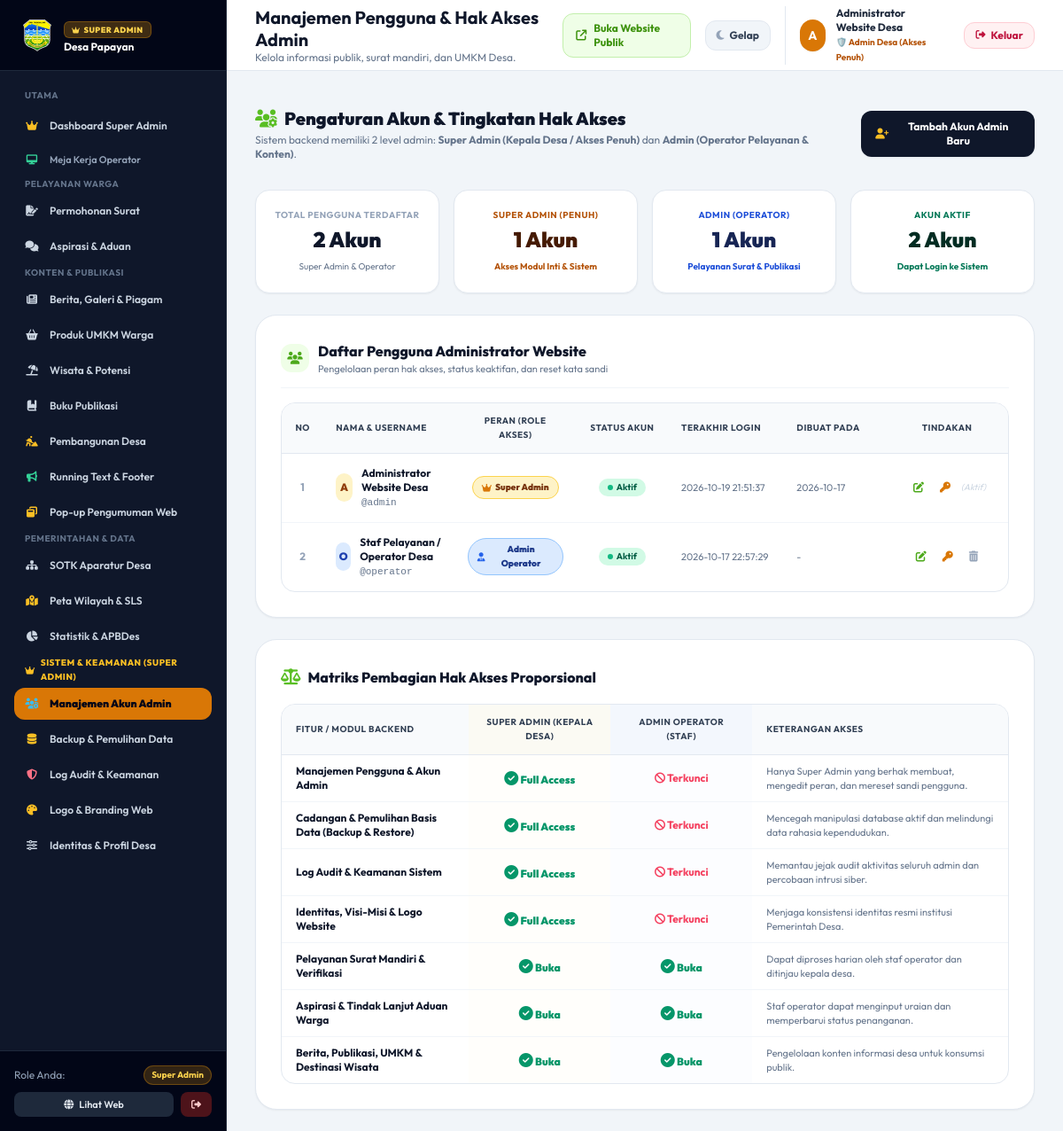
The app's page /admin/users (signed in), older data.
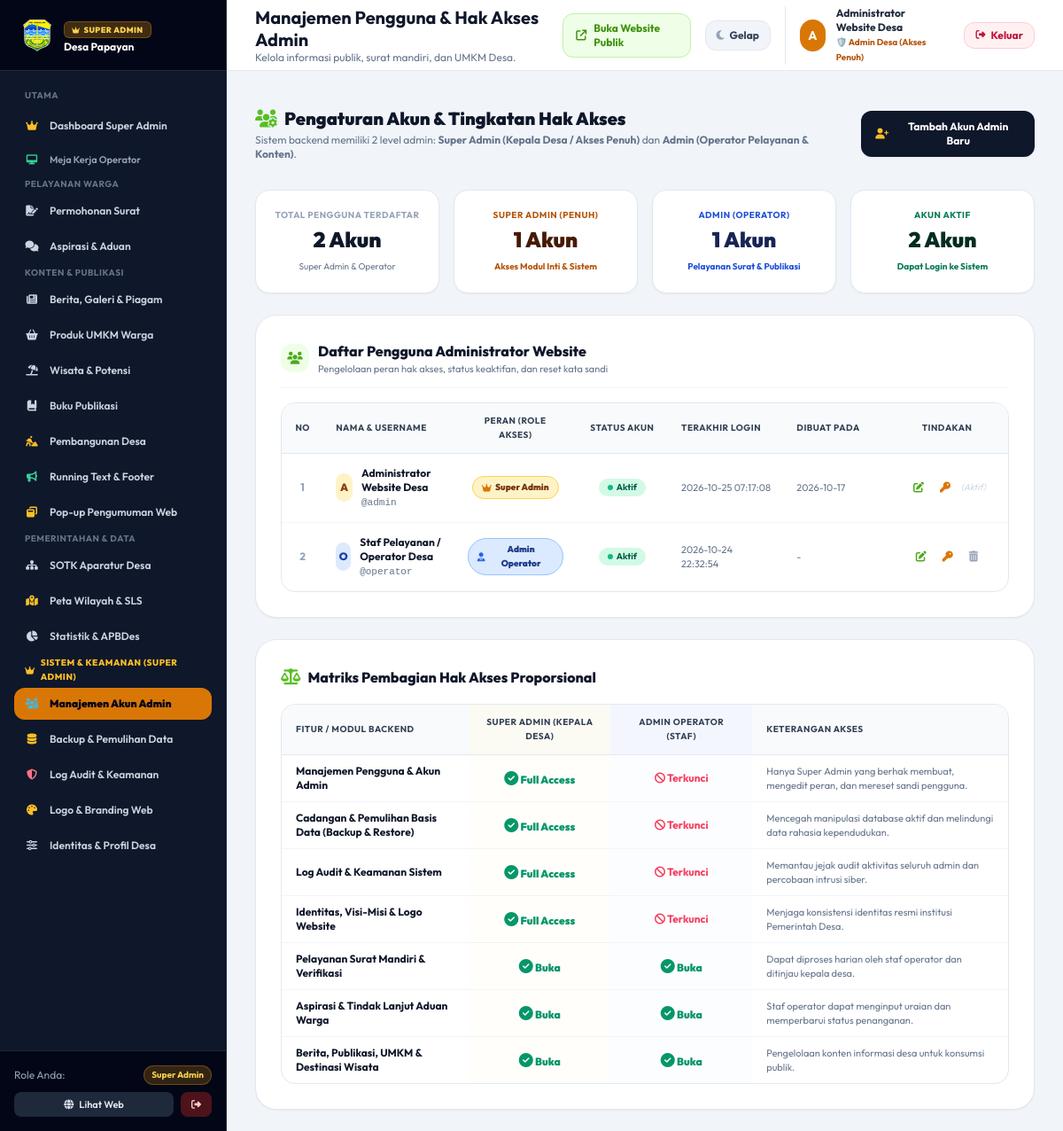
The same page, newer data.
### tables this page shows
CREATE TABLE users (
        id INTEGER PRIMARY KEY AUTOINCREMENT,
        username TEXT UNIQUE NOT NULL,
        password_hash TEXT NOT NULL,
        nama TEXT NOT NULL,
        role TEXT DEFAULT 'admin'
    , status TEXT DEFAULT 'aktif', last_login TIMESTAMP, created_at TIMESTAMP);

### app.py (the view)
@app.route('/admin/users')
@superadmin_required
def admin_users():
    conn = get_db()
    cursor = conn.cursor()
    cursor.execute("SELECT id, username, nama, role, status, last_login, created_at FROM users ORDER BY id ASC")
    users_list = [dict(r) for r in cursor.fetchall()]
    conn.close()
    return render_template('admin/users.html', users_list=users_list)

### app.py (called while the page is built, shortened)
@app.before_request
def track_visitor_hit():
    if request.method == 'GET' and not (
        request.path.startswith('/static') or
        request.path.startswith('/admin') or
        request.path.startswith('/api')
    ):
        try:
            record_visitor_hit()
        except Exception:
            pass

def superadmin_required(f):
    @wraps(f)
    def decorated_function(*args, **kwargs):
        if 'user_id' not in session:
            flash('Silakan login terlebih dahulu.', 'warning')
            return redirect(url_for('admin_login'))
        return f(*args, **kwargs)
    return decorated_function

### database.py (called while the page is built)
def get_db():
    conn = sqlite3.connect(DB_PATH)
    conn.row_factory = sqlite3.Row
    return conn

### security_engine.py (called while the page is built, shortened)
def get_client_ip():
    forwarded = request.headers.get('X-Forwarded-For')
    if forwarded:
        return forwarded.split(',')[0].strip()
    return request.headers.get('X-Real-IP', request.remote_addr or '127.0.0.1')

    def _cleanup(self, now):
        if now - self._last_cleanup < 60:
            return

### templates/admin/users.html (shortened to what the changed rows need)
{% extends "base_admin.html" %}
{% block header_title %}Manajemen Pengguna & Hak Akses Admin{% endblock %}
{% block content %}
<div class="space-y-6">
  <div class="flex flex-col sm:flex-row sm:items-center justify-between gap-4 pb-2">
    <div>
      <h2 class="text-xl font-black text-slate-900 flex items-center gap-2">
        <i class="fa-solid fa-users-gear text-brand-600"></i>
        <span>Pengaturan Akun & Tingkatan Hak Akses</span>
      </h2>
    </div>
  </div>
      {% set sa_count = [] %}
      {% set adm_count = [] %}
      {% set aktif_count = [] %}
  <div class="bg-white rounded-3xl p-6 sm:p-7 border border-slate-200 shadow-sm space-y-4">
    <div class="overflow-x-auto rounded-2xl border border-slate-200">
      <table class="w-full text-left text-xs border-collapse">
        <thead class="bg-slate-50 text-slate-700 font-extrabold uppercase text-[10px] tracking-wider border-b border-slate-200">
          <tr>
            <th class="py-3 px-3.5 w-12 text-center">No</th>
            <th class="py-3 px-3.5">Nama & Username</th>
            <th class="py-3 px-3.5 w-36 text-center">Peran (Role Akses)</th>
            <th class="py-3 px-3.5 w-28 text-center">Status Akun</th>
            <th class="py-3 px-3.5 w-36">Terakhir Login</th>
            <th class="py-3 px-3.5 w-32">Dibuat Pada</th>
            <th class="py-3 px-3.5 w-36 text-center">Tindakan</th>
          </tr>
        </thead>
        <tbody class="divide-y divide-slate-100 text-slate-700">
          {% for u in users_list %}
          <tr class="hover:bg-slate-50/70 transition">
            <td class="py-3.5 px-3.5 text-center font-bold text-slate-400">{{ loop.index }}</td>
            <td class="py-3.5 px-3.5">
              <div class="flex items-center gap-2.5">
                <div class="w-8 h-8 rounded-xl {% if u.role == 'superadmin' %}bg-amber-100 text-amber-800{% else %}bg-blue-100 text-blue-800{% endif %} flex items-center justify-center font-black text-xs">
                  {{ u.username[0].upper() }}
                </div>
                <div>
                  <strong class="text-slate-900 text-xs block">{{ u.nama }}</strong>
                  <span class="font-mono text-[11px] text-slate-500">@{{ u.username }}</span>
                </div>
              </div>
            </td>
            <td class="py-3.5 px-3.5 text-center">
              {% if u.role == 'superadmin' %}
                <span class="inline-flex items-center gap-1 px-2.5 py-1 rounded-full bg-amber-100 text-amber-900 font-black text-[10px] border border-amber-300">
                  <i class="fa-solid fa-crown text-amber-600"></i> Super Admin
                </span>
              {% else %}
                <span class="inline-flex items-center gap-1 px-2.5 py-1 rounded-full bg-blue-100 text-blue-900 font-black text-[10px] border border-blue-300">
                  <i class="fa-solid fa-user-tie text-blue-600"></i> Admin Operator
                </span>
              {% endif %}
            </td>
            <td class="py-3.5 px-3.5 text-center">
              {% if u.status == 'aktif' %}
                <span class="inline-flex items-center gap-1 px-2.5 py-0.5 rounded-full bg-emerald-100 text-emerald-800 font-bold text-[10px]">
                  <span class="w-1.5 h-1.5 rounded-full bg-emerald-500 animate-pulse"></span> Aktif
                </span>
              {% else %}
                <span class="inline-flex items-center gap-1 px-2.5 py-0.5 rounded-full bg-slate-200 text-slate-600 font-bold text-[10px]">
                  Nonaktif
                </span>
              {% endif %}
            </td>
            <td class="py-3.5 px-3.5 text-[11px] text-slate-500">
              {{ u.last_login or 'Belum pernah login' }}
            </td>
            <td class="py-3.5 px-3.5 text-[11px] text-slate-500">
              {{ u.created_at[:10] if u.created_at else '-' }}
            </td>
            <td class="py-3.5 px-3.5 text-center">
              <div class="flex items-center justify-center gap-1.5">
                <button type="button" onclick="bukaModalEditUser({{ u.id }})"
                        class="p-1.5 rounded-lg text-brand-700 hover:bg-brand-50 transition" title="Edit Peran & Status">
                  <i class="fa-solid fa-pen-to-square"></i>
                </button>
                <button type="button" onclick="bukaModalResetPassword({{ u.id }}, '{{ u.username|escape }}')"
                        class="p-1.5 rounded-lg text-amber-600 hover:bg-amber-50 transition" title="Reset Kata Sandi">
                  <i class="fa-solid fa-key"></i>
                </button>
                {% if u.id != session.get('user_id') %}
                <form method="POST" action="{{ url_for('admin_users_hapus', id=u.id) }}" onsubmit="return confirm('Hapus akun pengguna @{{ u.username }}?');" class="inline">
                  <button type="submit" class="p-1.5 rounded-lg text-slate-400 hover:text-rose-600 hover:bg-rose-50 transition" title="Hapus Pengguna">
                    <i class="fa-solid fa-trash-can"></i>
                  </button>
                </form>
                {% else %}
                <span class="text-[10px] text-slate-300 italic" title="Akun Anda sedang digunakan">(Aktif)</span>
                {% endif %}
              </div>
            </td>
          </tr>
          {% endfor %}
        </tbody>
      </table>
    </div>
  </div>
  <div class="bg-white rounded-3xl p-6 sm:p-7 border border-slate-200 shadow-sm space-y-4">
    <div class="overflow-x-auto rounded-2xl border border-slate-200">
      <table class="w-full text-left text-xs border-collapse">
        <thead class="bg-slate-50 text-slate-700 font-extrabold uppercase text-[10px] tracking-wider border-b border-slate-200">
          <tr>
            <th class="py-3 px-4">Fitur / Modul Backend</th>
            <th class="py-3 px-4 text-center w-40 bg-amber-50/50">Super Admin (Kepala Desa)</th>
            <th class="py-3 px-4 text-center w-40 bg-blue-50/50">Admin Operator (Staf)</th>
            <th class="py-3 px-4">Keterangan Akses</th>
          </tr>
        </thead>
      </table>
    </div>
  </div>
</div>
{% endblock %}

### templates/base_admin.html (shortened to what the changed rows need)
<!DOCTYPE html>
<html lang="id">
<head>
  <link rel="stylesheet" href="{{ url_for('static', filename='css/theme-mode.css') }}" />
  <link rel="stylesheet" href="https://cdnjs.cloudflare.com/ajax/libs/font-awesome/6.5.1/css/all.min.css" />
  <script src="https://cdn.tailwindcss.com"></script>
</head>
<body class="bg-slate-100 dark:bg-slate-950 text-slate-800 dark:text-slate-100 antialiased flex h-screen overflow-hidden">
  <aside class="w-64 bg-slate-900 dark:bg-slate-950 text-slate-300 flex flex-col flex-shrink-0 border-r border-slate-800 transition-all duration-300">
    <div class="h-20 flex items-center gap-3 px-6 bg-slate-950 border-b border-slate-800">
      <div>
        <h2 class="text-white font-bold text-xs leading-tight">Desa {{ profil_global.nama_desa or 'Papayan' }}</h2>
      </div>
    </div>
  </aside>
  <div class="flex-1 flex flex-col h-screen overflow-hidden">
    <header class="h-20 bg-white dark:bg-slate-900 border-b border-slate-200 dark:border-slate-800 flex items-center justify-between px-8 flex-shrink-0">
      <div>
        <h1 class="text-xl font-bold text-slate-900 dark:text-white leading-tight">{% block header_title %}Dashboard Pengelolaan Desa{% endblock %}</h1>
      </div>
      <div class="flex items-center gap-4">
        <div class="flex items-center gap-3 pl-4 border-l border-slate-200">
          <div class="hidden sm:block text-left text-xs">
            <span class="font-bold text-slate-800 dark:text-white block">{{ session.get('nama', 'Administrator') }}</span>
            <span class="{% if session.get('role') == 'superadmin' %}text-amber-700 font-bold{% else %}text-emerald-700 font-bold{% endif %} text-[10px]">
              {% if session.get('role') == 'superadmin' %}🛡️ Admin Desa (Akses Penuh){% else %}📋 Operator Desa (Pelayanan){% endif %}
            </span>
          </div>
        </div>
      </div>
    </header>
    <main class="flex-1 overflow-y-auto px-8 py-6 bg-slate-100 dark:bg-slate-950">
      {% block content %}{% endblock %}
    </main>
  </div>
</body>
</html>

Row changes from the older to the newer data that the page shows:
changed users "Administrator Website Desa": last_login "2026-10-19 21:51:37" → "2026-10-25 07:17:08"
changed users "Staf Pelayanan / Operator Desa": last_login "2026-10-17 22:57:29" → "2026-10-24 22:32:54"
